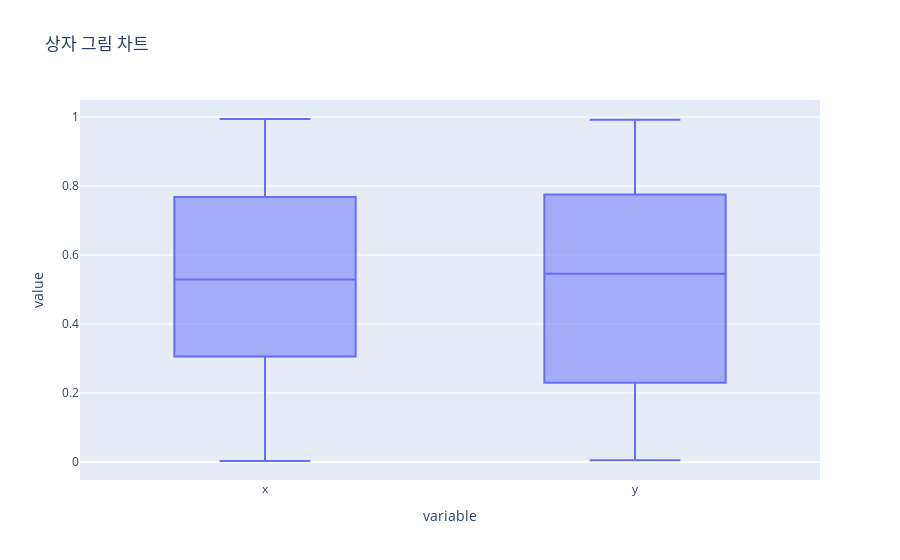

The cell this chart's notebook holds for it:
### Code cell
# 사분위수를 기반으로 차트 작성

df = pd.DataFrame(np.random.rand(100, 2),columns=['x','y'])
fig = px.box(df, y=['x','y'], title='상자 그림 차트')
fig.show()

### Figure 1 — Plotly figure (JSON) as saved in the notebook; plotly's stock layout.template omitted (floating-point values rounded to 4 significant figures; data arrays with more than 128 entries replaced by an {"elided": "..."} marker saying what was removed)
{"data": [{"alignmentgroup": "True", "hovertemplate": "variable=%{x}<br>value=%{y}<extra></extra>", "legendgroup": "", "marker": {"color": "#636efa"}, "name": "", "notched": false, "offsetgroup": "", "orientation": "v", "showlegend": false, "type": "box", "x": {"elided": "200 str values"}, "x0": " ", "xaxis": "x", "y": {"elided": "200 float values"}, "y0": " ", "yaxis": "y"}], "layout": {"boxmode": "group", "legend": {"tracegroupgap": 0}, "title": {"text": "상자 그림 차트"}, "xaxis": {"anchor": "y", "domain": [0, 1], "title": {"text": "variable"}}, "yaxis": {"anchor": "x", "domain": [0, 1], "title": {"text": "value"}}}}
